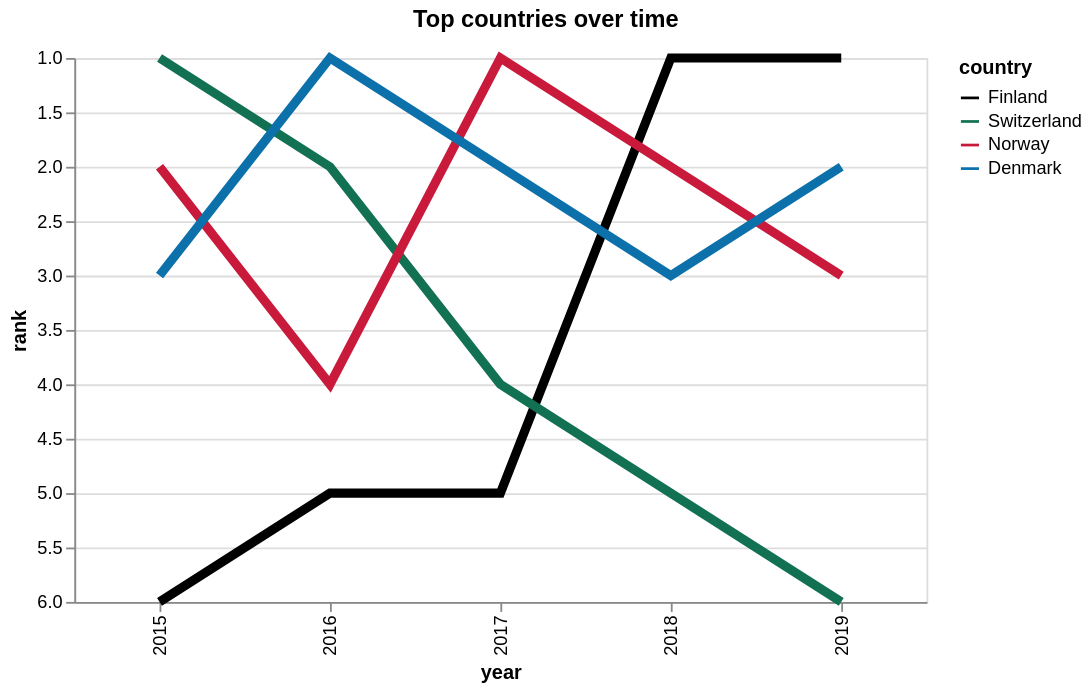

The specification (Vega-Lite) saved for this image:
### Vega-Lite specification from a JSON file in a GitHub repository (floating-point values rounded to 4 significant figures)
{"$schema": "https://vega.github.io/schema/vega-lite/v4.json", "title": {"text": "Top countries over time", "frame": "bounds"}, "width": 470, "data": {"values": [{"country": "Finland", "year": 2015, "rank": 6}, {"country": "Switzerland", "year": 2015, "rank": 1}, {"country": "Norway", "year": 2015, "rank": 2}, {"country": "Denmark", "year": 2015, "rank": 3}, {"country": "Null", "year": 2015, "rank": 5}, {"country": "Null", "year": 2015, "rank": 4}, {"country": "Finland", "year": 2016, "rank": 5}, {"country": "Switzerland", "year": 2016, "rank": 2}, {"country": "Norway", "year": 2016, "rank": 4}, {"country": "Denmark", "year": 2016, "rank": 1}, {"country": "Null", "year": 2016, "rank": 3}, {"country": "Null", "year": 2016, "rank": 6}, {"country": "Finland", "year": 2017, "rank": 5}, {"country": "Switzerland", "year": 2017, "rank": 4}, {"country": "Norway", "year": 2017, "rank": 1}, {"country": "Denmark", "year": 2017, "rank": 2}, {"country": "Null", "year": 2017, "rank": 3}, {"country": "Null", "year": 2017, "rank": 6}, {"country": "Finland", "year": 2018, "rank": 1}, {"country": "Switzerland", "year": 2018, "rank": 5}, {"country": "Norway", "year": 2018, "rank": 2}, {"country": "Denmark", "year": 2018, "rank": 3}, {"country": "Null", "year": 2018, "rank": 4}, {"country": "Null", "year": 2018, "rank": 6}, {"country": "Finland", "year": 2019, "rank": 1}, {"country": "Switzerland", "year": 2019, "rank": 6}, {"country": "Norway", "year": 2019, "rank": 3}, {"country": "Denmark", "year": 2019, "rank": 2}, {"country": "Null", "year": 2019, "rank": 4}, {"country": "Null", "year": 2019, "rank": 5}]}, "transform": [{"sort": [{"field": "rank", "order": "ascending"}], "window": [{"op": "rank", "as": "rank"}], "groupby": ["year"]}], "mark": {"type": "line", "orient": "vertical", "strokeWidth": 5, "tooltip": true}, "encoding": {"x": {"field": "year", "type": "ordinal"}, "y": {"field": "rank", "type": "quantitative", "scale": {"domain": [6, 1]}}, "color": {"field": "country", "type": "nominal", "scale": {"domain": ["Finland", "Switzerland", "Norway", "Denmark"], "range": ["black", "#127153", "#C91A3C", "#0C71AB"]}}}}
